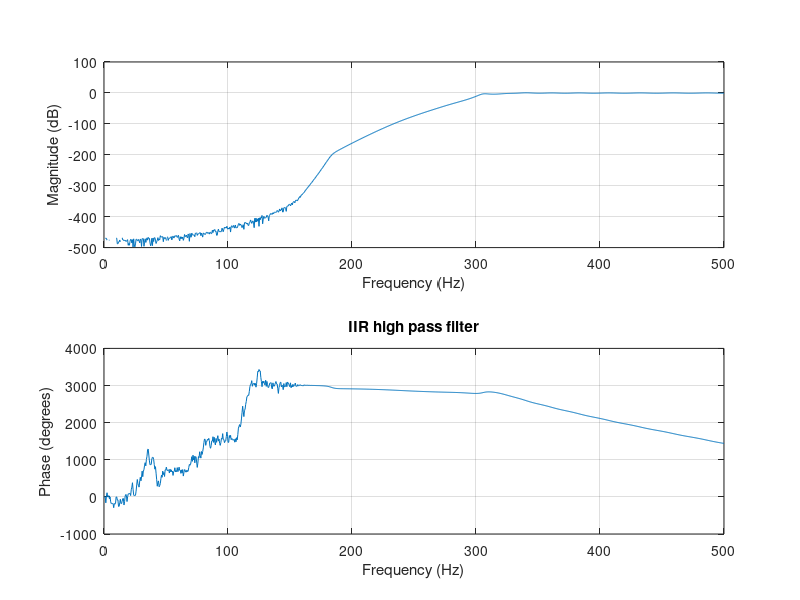

Recreate this plot in MATLAB.
N=50;
fc=200;
fs=1000;
Rp=1;
%butterworth lowpass
[b,a]=cheby1(N,Rp,fc/(fs/2),'high');
figure;
freqz(b,a,1024,fs);
title("IIR high pass filter");
